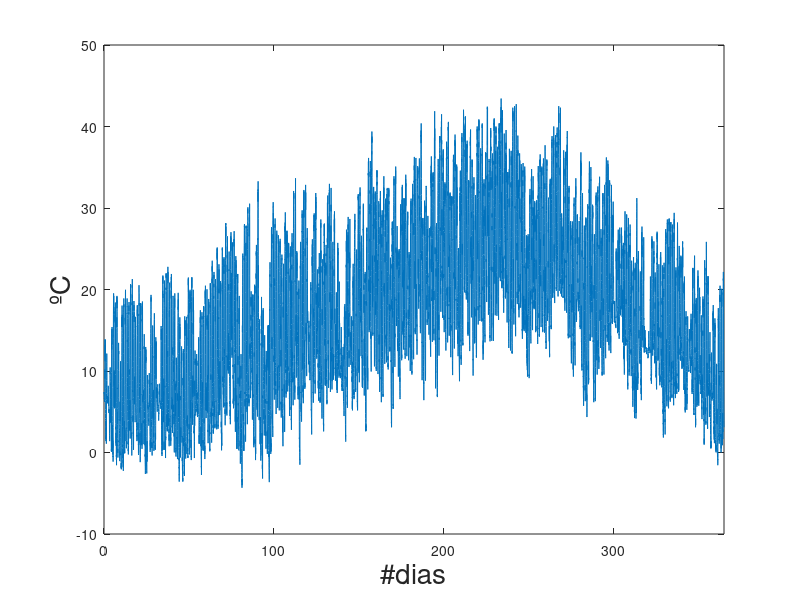
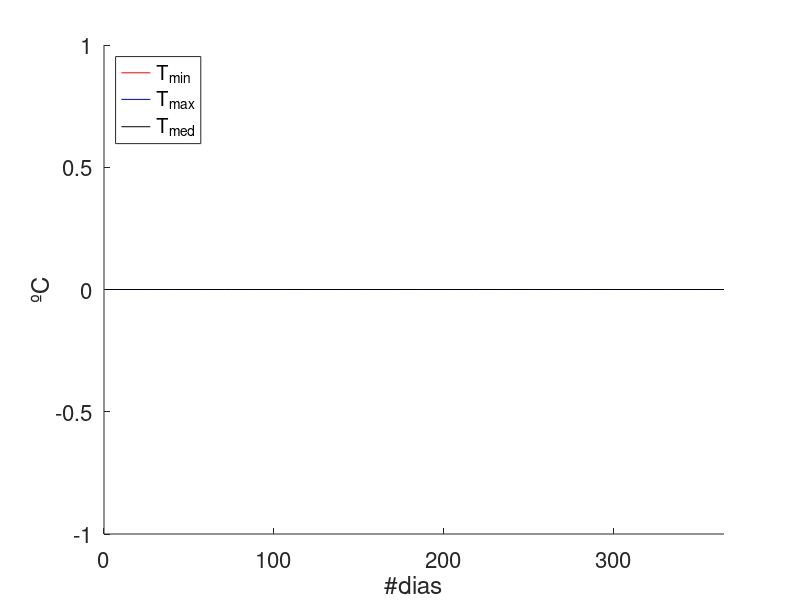

Write MATLAB code to recreate these figures, in order.
% Introduccion a Octave - 202 - FCAI-UNCuyo - MoCCAI
% 
% Trabajo Practico 4 - Ejercicio 7
%
% Analisis Oasis Sur de Mendoza - Temperaturas Estacion INTA Rama Caida
clc
clear 
close all

% Leemos los datos del archivo .csv
[fecha,hora,temp]=textread('TP4_Ej7_Temperaturas_INTARamaCaida_2016-2017.csv',"%s %s %f");

% 1) Graficar las temperaturas en funcion del tiempo

N=length(temp);
ndias=(1:N)/48;

figure(1);clf
plot(ndias, temp)
xlim([0,365])
xlabel('#dias','fontsize',20)
ylabel('ºC','fontsize',20)
  
% 2) Graficar la temperatura maxima diaria en funcion del tiempo
% 3) Graficar la temperatura minima diaria en funcion del tiempo
% 4) Graficar la temperatura media diaria en funcion del tiempo

%temperaturas diarias (48 mediciones)
tmin=zeros(1,N/48);
tmax=zeros(1,N/48);
tmed=zeros(1,N/48);

for id=1:N/48
  elemI = (id-1)*48+1:id*48;
  tempI = temp(elemI);
  tmin(id)=0;   %<= completar
  tmax(id)=0;   %<= completar
  tmed(id)=0;   %<= completar
end

figure(2);clf
hold on
plot(tmin,'r-')
plot(tmax,'b-')
plot(tmed,'k-')
hold off
xlabel('#dias','fontsize',20)
ylabel('ºC','fontsize',20)
h=legend('T_{min}', 'T_{max}', 'T_{med}', "location","northwest");
xlim([0,365])
set(h,'fontsize',20)
set(gca,'fontsize',16)
set(gcf, "numbertitle", "off", "name", "Estacion Rama Caida")

% 5) Verifica que los valores reportados en el informe del INTA son correctos.
[tabs1,iabs1]=min(temp);
[tabs2,iabs2]=max(temp);

fprintf(1,'### La temperatura mínima es %4.2f ºC\n', tabs1);
fprintf(1,'### La temperatura máxima es %4.2f ºC\n', tabs2);
fprintf(1,'### La temperatura media  es %4.2f ºC\n', mean(temp));
 
% 6) Determinar el dia en que se han obtenido los valores de temperatura media, 
%    maxima y minima absoluta reportados en el informe del inta.
diamax = fecha{iabs1};
diamin = fecha{iabs2};
fprintf(1,'### La temperatura minima se registro el %s\n', diamin);
fprintf(1,'### La temperatura maxima se registro el %s\n', diamax);
